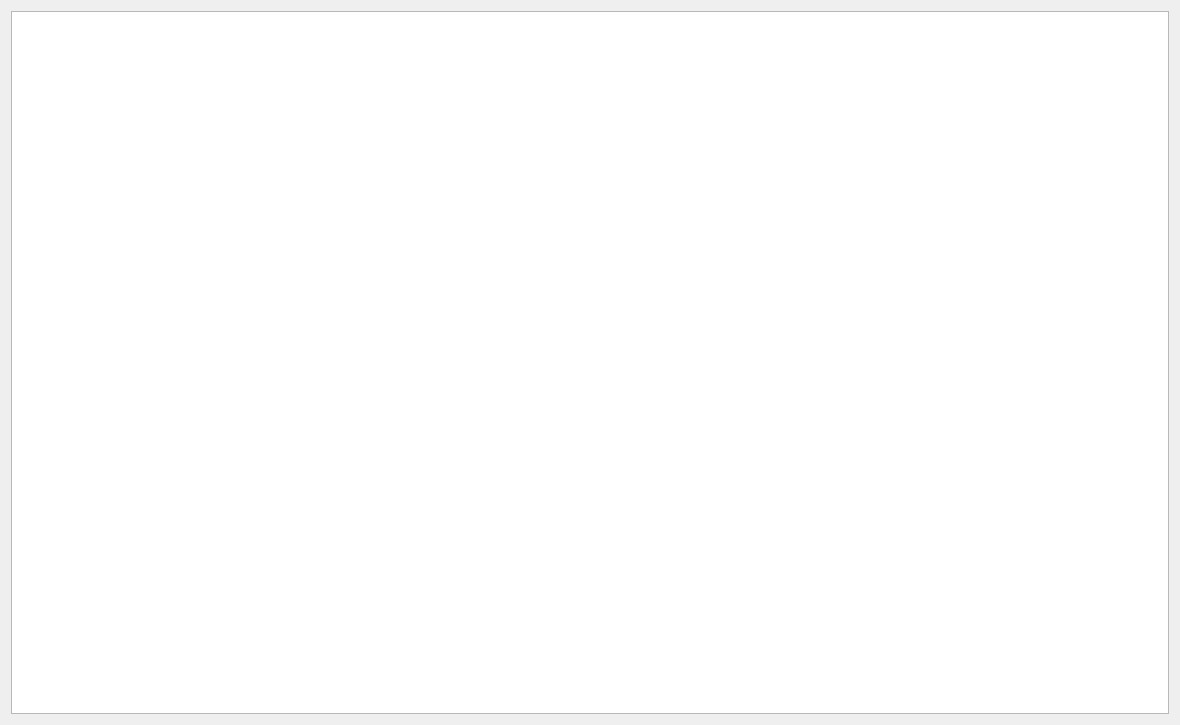
<?xml version="1.0" encoding="UTF-8"?>
<ui version="4.0">
 <class>OpenScheduler::CalendarDataView</class>
 <widget class="QWidget" name="OpenScheduler::CalendarDataView">
  <property name="geometry">
   <rect>
    <x>0</x>
    <y>0</y>
    <width>1180</width>
    <height>725</height>
   </rect>
  </property>
  <property name="windowTitle">
   <string>CalendarDataView</string>
  </property>
  <layout class="QVBoxLayout" name="verticalLayout">
   <item>
    <layout class="QHBoxLayout" name="horizontalLayout">
     <item>
      <widget class="QTableView" name="table">
       <attribute name="verticalHeaderVisible">
        <bool>false</bool>
       </attribute>
      </widget>
     </item>
    </layout>
   </item>
  </layout>
 </widget>
 <resources/>
 <connections/>
</ui>
